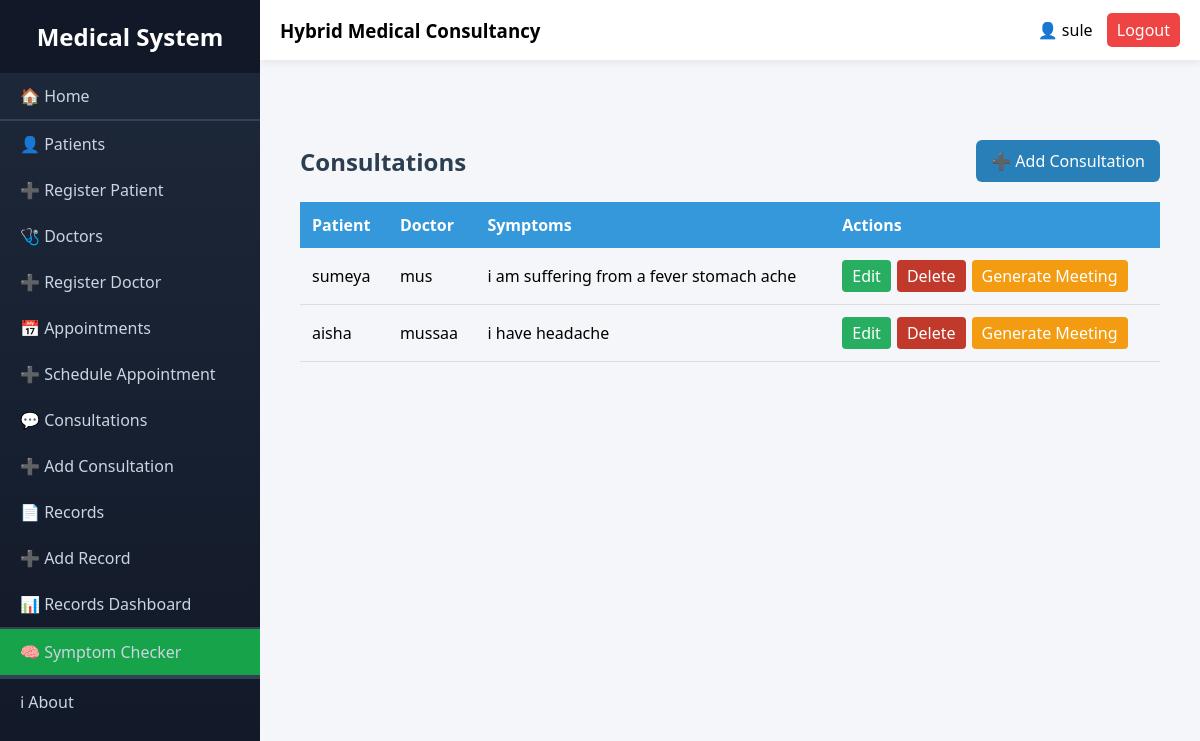
Page /consultations/ (signed in) on the earlier database version.
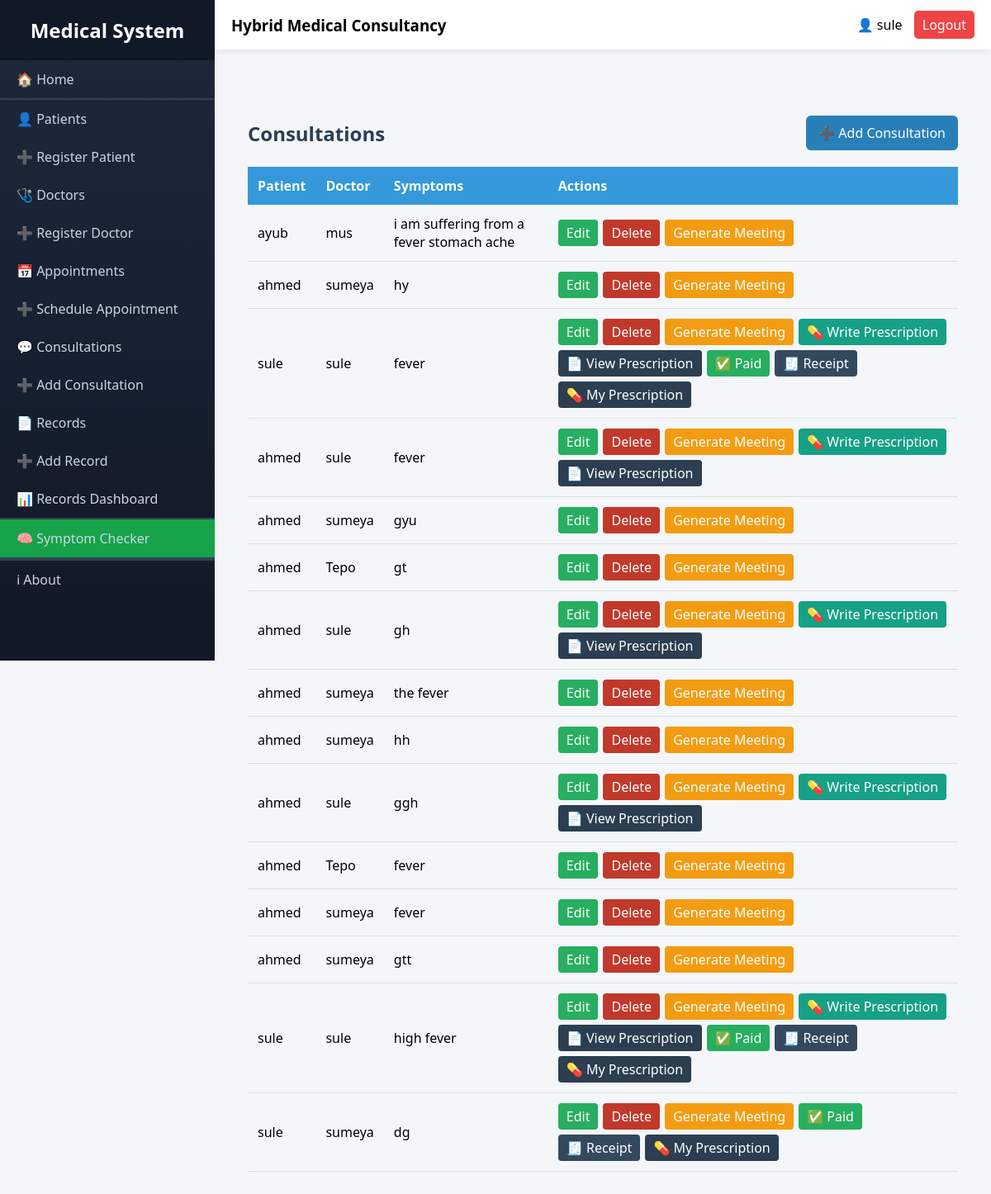
Same page on the later database version.
### consultations/models.py (models this page shows, shortened)
class Consultation(models.Model):
    CONSULTATION_TYPE = (
        ('online', 'Online'),
        ('physical', 'Physical Visit'),
    )
    STATUS_CHOICES = (
        ('pending', 'Pending'),
        ('approved', 'Approved'),
        ('completed', 'Completed'),
        ('cancelled', 'Cancelled'),
    )
    patient = models.ForeignKey(
        User,
        on_delete=models.CASCADE,
        related_name='patient_consultations'
    )
    doctor = models.ForeignKey(
        User,
        on_delete=models.CASCADE,
        related_name='doctor_consultations'
    )
    consultation_type = models.CharField(
        max_length=20,
        choices=CONSULTATION_TYPE
    )
    appointment_date = models.DateField()
    appointment_time = models.TimeField()
    symptoms = models.TextField()
    meeting_link = models.URLField(
        blank=True,
        null=True
    )  # Only for online consultations
    fee = models.DecimalField(
        max_digits=10,
        decimal_places=2,
        default=0.00,
        help_text="Set the consultation fee"
    )
    status = models.CharField(
        max_length=20,
        choices=STATUS_CHOICES,
        default='pending'
    )
    created_at = models.DateTimeField(auto_now_add=True)

### consultations/views.py (the view)
# urls.py: path('', views.consultation_list, name='consultation_list'),
@login_required
def consultation_list(request):
    consultations = Consultation.objects.all()
    return render(request, 'consultations/consultation_list.html', {'consultations': consultations})

### consultations/templates/consultations/consultation_list.html (shortened to what the changed rows need)
{% extends "layout.html" %}
{% block content %}
<div style="max-width:1000px; margin:40px auto; padding:20px;">
    <div style="display:flex; justify-content:space-between; align-items:center; margin-bottom:20px;">
        <h2 style="color:#2c3e50;">Consultations</h2>
    </div>
    <div style="overflow-x:auto;">
        <table style="width:100%; border-collapse:collapse; box-shadow:0 2px 10px rgba(0,0,0,0.1);">
            <thead>
                <tr style="background:#3498db; color:white; text-align:left;">
                    <th style="padding:12px;">Patient</th>
                    <th style="padding:12px;">Doctor</th>
                    <th style="padding:12px;">Symptoms</th>
                    <th style="padding:12px;">Actions</th>
                </tr>
            </thead>
            <tbody>
                {% for consultation in consultations %}
                <tr style="border-bottom:1px solid #ddd;">
                    <td data-label="Patient" style="padding:12px;">{{ consultation.patient }}</td>
                    <td data-label="Doctor" style="padding:12px;">{{ consultation.doctor }}</td>
                    <td data-label="Symptoms" style="padding:12px;">{{ consultation.symptoms }}</td>
                    <td data-label="Actions" style="padding:12px;">
                        <div style="display:flex; flex-wrap:wrap; gap:6px;">
                            <a href="{% url 'consultations:consultation_update' consultation.id %}"
                               style="background:#27ae60; color:white; padding:5px 10px; border-radius:4px; text-decoration:none;">
                               Edit
                            </a>
                            <a href="{% url 'consultations:consultation_delete' consultation.id %}"
                               style="background:#c0392b; color:white; padding:5px 10px; border-radius:4px; text-decoration:none;">
                               Delete
                            </a>
                            {% if consultation.onlineconsultation and consultation.onlineconsultation.link %}
                                <a href="{{ consultation.onlineconsultation.link }}" target="_blank"
                                   style="background:#8e44ad; color:white; padding:5px 10px; border-radius:4px; text-decoration:none;">
                                   🎥 Join Meet
                                </a>
                            {% else %}
                                <a href="{% url 'accounts:create_consultation_link' consultation.id %}"
                                   style="background:#f39c12; color:white; padding:5px 10px; border-radius:4px; text-decoration:none;">
                                   Generate Meeting
                                </a>
                            {% endif %}
                            {% if user.id == consultation.doctor.id %}
                                <a href="{% url 'accounts:create_prescription' consultation.id %}"
                                   style="background:#16a085; color:white; padding:5px 10px; border-radius:4px; text-decoration:none;">
                                   💊 Write Prescription
                                </a>
                                <a href="{% url 'accounts:view_prescription' consultation.id %}"
                                   style="background:#2c3e50; color:white; padding:5px 10px; border-radius:4px; text-decoration:none;">
                                   📄 View Prescription
                                </a>
                            {% endif %}
                            {% if user.id == consultation.patient.id %}
                                {% if consultation.payment and consultation.payment.status == "completed" %}
                                    <span style="background:#27ae60; color:white; padding:5px 10px; border-radius:4px;">
                                        ✅ Paid
                                    </span>
                                    <a href="{% url 'accounts:view_receipt' consultation.payment.id %}"
                                       style="background:#34495e; color:white; padding:5px 10px; border-radius:4px; text-decoration:none;">
                                       🧾 Receipt
                                    </a>
                                    <a href="{% url 'accounts:view_prescription' consultation.id %}"
                                       style="background:#2c3e50; color:white; padding:5px 10px; border-radius:4px; text-decoration:none;">
                                       💊 My Prescription
                                    </a>
                                {% else %}
                                    <a href="{% url 'accounts:payment_page' consultation.id %}"
                                       style="background:#e67e22; color:white; padding:5px 10px; border-radius:4px; text-decoration:none;">
                                       💳 Pay
                                    </a>
                                {% endif %}
                            {% endif %}
                        </div>
                    </td>
                </tr>
                {% empty %}
                <tr>
                    <td colspan="4" style="text-align:center; padding:15px; color:#7f8c8d;">
                        No consultations found.
                    </td>
                </tr>
                {% endfor %}
            </tbody>
        </table>
    </div>
</div>
{% endblock %}

Differences in the rows shown:
removed Consultation: patient "aisha", doctor "mussaa", symptoms "i have headache"
changed Consultation "i am suffering from a fever stomach ache": patient "sumeya" → "ayub"
added Consultation: patient "ahmed", doctor "sumeya", symptoms "hy"
added Consultation: patient "sule", doctor "sule", symptoms "fever", shows "💊 Write Prescription", shows "✅ Paid"
added Consultation: patient "ahmed", doctor "sule", symptoms "fever", shows "💊 Write Prescription"
added Consultation: patient "ahmed", doctor "sumeya", symptoms "gyu"
added Consultation: patient "ahmed", doctor "Tepo", symptoms "gt"
added Consultation: patient "ahmed", doctor "sule", symptoms "gh", shows "💊 Write Prescription"
added Consultation: patient "ahmed", doctor "sumeya", symptoms "the fever"
added Consultation: patient "ahmed", doctor "sumeya", symptoms "hh"
added Consultation: patient "ahmed", doctor "sule", symptoms "ggh", shows "💊 Write Prescription"
added Consultation: patient "ahmed", doctor "Tepo", symptoms "fever"
added Consultation: patient "ahmed", doctor "sumeya", symptoms "fever"
added Consultation: patient "ahmed", doctor "sumeya", symptoms "gtt"
added Consultation: patient "sule", doctor "sule", symptoms "high fever", shows "💊 Write Prescription", shows "✅ Paid"
added Consultation: patient "sule", doctor "sumeya", symptoms "dg", shows "✅ Paid"
